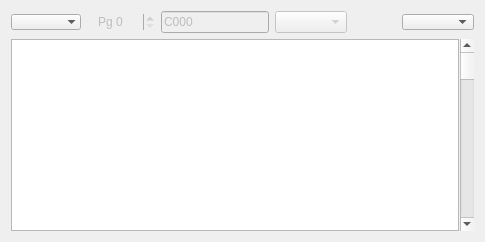
       <widget class="QWidget" name="tabDump">
        <attribute name="title">
         <string>0000</string>
        </attribute>
        <layout class="QVBoxLayout" name="verticalLayout_12">
         <item>
          <layout class="QHBoxLayout" name="horizontalLayout_7">
           <item>
            <widget class="QComboBox" name="cbDumpView">
             <property name="maximumSize">
              <size>
               <width>16777215</width>
               <height>16</height>
              </size>
             </property>
             <property name="frame">
              <bool>false</bool>
             </property>
            </widget>
           </item>
           <item>
            <widget class="QWidget" name="widDumpPage" native="true">
             <property name="enabled">
              <bool>false</bool>
             </property>
             <layout class="QHBoxLayout" name="horizontalLayout_13">
              <property name="topMargin">
               <number>0</number>
              </property>
              <property name="bottomMargin">
               <number>0</number>
              </property>
              <item>
               <widget class="QSpinBox" name="sbDumpPage">
                <property name="maximumSize">
                 <size>
                  <width>16777215</width>
                  <height>16</height>
                 </size>
                </property>
                <property name="frame">
                 <bool>false</bool>
                </property>
                <property name="prefix">
                 <string>Pg </string>
                </property>
                <property name="maximum">
                 <number>255</number>
                </property>
               </widget>
              </item>
              <item>
               <widget class="xHexSpin" name="leDumpPageBase">
                <property name="text">
                 <string>C000</string>
                </property>
               </widget>
              </item>
              <item>
               <widget class="QComboBox" name="cbDumpPageSize"/>
              </item>
             </layout>
            </widget>
           </item>
           <item>
            <spacer name="horizontalSpacer_4">
             <property name="orientation">
              <enum>Qt::Horizontal</enum>
             </property>
             <property name="sizeHint" stdset="0">
              <size>
               <width>40</width>
               <height>20</height>
              </size>
             </property>
            </spacer>
           </item>
           <item>
            <widget class="QComboBox" name="cbCodePage">
             <property name="maximumSize">
              <size>
               <width>16777215</width>
               <height>16</height>
              </size>
             </property>
            </widget>
           </item>
          </layout>
         </item>
         <item>
          <layout class="QHBoxLayout" name="horizontalLayout_11">
           <property name="spacing">
            <number>1</number>
           </property>
           <item>
            <widget class="xDumpTable" name="dumpTable">
             <property name="minimumSize">
              <size>
               <width>380</width>
               <height>0</height>
              </size>
             </property>
             <property name="contextMenuPolicy">
              <enum>Qt::CustomContextMenu</enum>
             </property>
             <property name="autoFillBackground">
              <bool>true</bool>
             </property>
             <property name="verticalScrollBarPolicy">
              <enum>Qt::ScrollBarAlwaysOff</enum>
             </property>
             <property name="horizontalScrollBarPolicy">
              <enum>Qt::ScrollBarAlwaysOff</enum>
             </property>
             <property name="tabKeyNavigation">
              <bool>false</bool>
             </property>
             <property name="alternatingRowColors">
              <bool>true</bool>
             </property>
             <property name="selectionMode">
              <enum>QAbstractItemView::SingleSelection</enum>
             </property>
             <property name="textElideMode">
              <enum>Qt::ElideNone</enum>
             </property>
             <property name="showGrid">
              <bool>false</bool>
             </property>
             <property name="wordWrap">
              <bool>false</bool>
             </property>
             <attribute name="horizontalHeaderVisible">
              <bool>false</bool>
             </attribute>
             <attribute name="horizontalHeaderMinimumSectionSize">
              <number>30</number>
             </attribute>
             <attribute name="horizontalHeaderDefaultSectionSize">
              <number>30</number>
             </attribute>
             <attribute name="horizontalHeaderStretchLastSection">
              <bool>true</bool>
             </attribute>
             <attribute name="verticalHeaderVisible">
              <bool>false</bool>
             </attribute>
             <attribute name="verticalHeaderMinimumSectionSize">
              <number>17</number>
             </attribute>
             <attribute name="verticalHeaderDefaultSectionSize">
              <number>20</number>
             </attribute>
             <attribute name="verticalHeaderStretchLastSection">
              <bool>false</bool>
             </attribute>
            </widget>
           </item>
           <item>
            <widget class="QScrollBar" name="dumpScroll">
             <property name="maximum">
              <number>65535</number>
             </property>
             <property name="singleStep">
              <number>8</number>
             </property>
             <property name="pageStep">
              <number>256</number>
             </property>
             <property name="orientation">
              <enum>Qt::Vertical</enum>
             </property>
            </widget>
           </item>
          </layout>
         </item>
        </layout>
       </widget>
